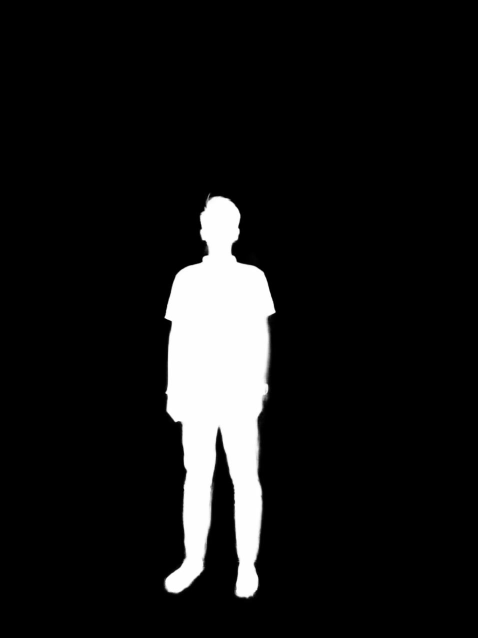
#> input picture backup/leg_shoulder_spine/addition_leg/test.jpg, 956 x 1276 px (shown at 1/2 size)
$ python calc_leg.py
#> lines starting #> are read from the running program, lines starting #| are printed output that depends on the picture; after the words box and inside, x2 and y2 are one past the last pixel; in counts of white or black regions, pixels touching at a corner belong together
import numpy as np
import cv2
import math


# -------------------- Hàm tính góc trái so với phương ngang --------------------
# [15 lines left out: functions get_angle, get_angle_cosine, not called in this run]


# -------------------- Load mask và tạo information dictionary --------------------
kpt_names = ['nose', 'neck',
                 'r_sho', 'r_elb', 'r_wri', 'l_sho', 'l_elb', 'l_wri',
                 'r_hip', 'r_knee', 'r_ank', 'l_hip', 'l_knee', 'l_ank',
                 'r_eye', 'l_eye',
                 'r_ear', 'l_ear']
img=cv2.imread("test.jpg")
#> img is the input picture: shape (1276, 956, 3); min 0, max 255, mean 22.4
img=np.where(img>100,255,0).astype(np.uint8)
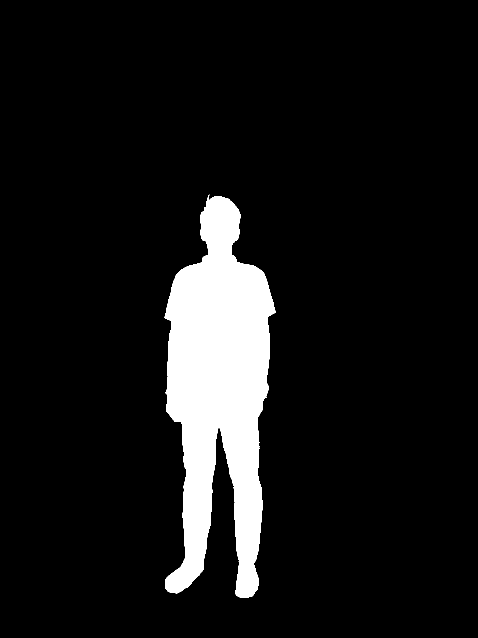
#> img: shape (1276, 956, 3) (shown at 1/2 size); 8.9% white; 2 white regions (1 under 20 px), largest, box (x1, y1, x2, y2) and area: (329, 389, 551, 1196) 108242
img_draw = img.copy()
keypoints=np.load("keypoint.npy")
#> (reads Human_Pose/keypoint.npy from the repository)
information={}
for name,point in zip(kpt_names,keypoints):
    information[name]=point.tolist()
    x,y=point.tolist()
    cv2.circle(img_draw,(x,y),3,(255,0,0),-1)
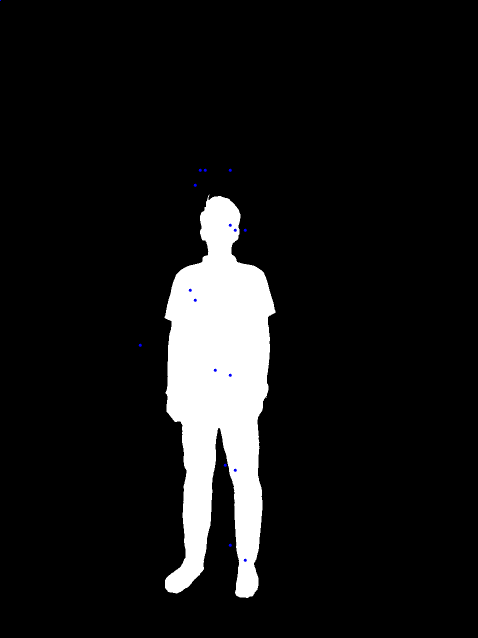
#> img_draw: shape (1276, 956, 3) (shown at 1/2 size); 0.04% of pixels changed, all inside (x1, y1, x2, y2) = (0, 0, 494, 1124)
#> after the loop, information = 18 items


# -------------------- Tìm điểm gót chân (Viết hàm tìm lại, tìm 2 gót chân) --------------------
# [63 lines left out: functions get_2_got_chan, tinh_goc_chan, not called in this run]


# -------------------- Khoảng cách 2 đầu gối --------------------
def distance_bet_2_knee_new(img, information):
    mask = img[:, :, 2]
    img_draw = img.copy()
    diem_ngoai_cung_r_knee = np.array((int(np.where(mask[information['r_knee'][1], information['r_knee'][0]:]==0)[0][0] + information['r_knee'][0]), information['r_knee'][1])) # Điểm ngoài cùng r_knee
#> diem_ngoai_cung_r_knee = [450, 930]
    diem_ngoai_cung_l_knee = np.array((int(np.where(mask[information['r_knee'][1], :information['l_knee'][0]]==0)[0][-1]), information['r_knee'][1])) # Điểm ngoài cùng l_knee
#> diem_ngoai_cung_l_knee = [455, 930]
    cv2.circle(img_draw,diem_ngoai_cung_r_knee,5,(0,0,255),-1)
#> img_draw: shape (1276, 956, 3); 0.01% of pixels changed, all inside (x1, y1, x2, y2) = (445, 925, 456, 936)
    cv2.circle(img_draw,diem_ngoai_cung_l_knee,5,(0,0,255),-1)
#> img_draw: shape (1276, 956, 3); mean B, G, R 22.6, 22.6, 22.6
    return np.linalg.norm(diem_ngoai_cung_l_knee - diem_ngoai_cung_r_knee)

print("distance_bet_2_knee_new", distance_bet_2_knee_new(img, information))
#| distance_bet_2_knee_new 5.0


# -------------------- Khoảng cách 2 mắt cá --------------------
def distance_bet_2_ank_new(img, information):
    mask = img[:, :, 2]
    img_draw = img.copy()
    diem_ngoai_cung_r_ank = np.array((int(np.where(mask[information['r_ank'][1], information['r_ank'][0]:]==0)[0][0] + information['r_ank'][0]), information['r_ank'][1])) # Điểm ngoài cùng r_ank
#> diem_ngoai_cung_r_ank = [460, 1090]
    diem_ngoai_cung_l_ank = np.array((int(np.where(mask[information['r_ank'][1], :information['l_ank'][0]]==0)[0][-1]), information['r_ank'][1])) # Điểm ngoài cùng l_ank
#> diem_ngoai_cung_l_ank = [472, 1090]
    cv2.circle(img_draw,diem_ngoai_cung_r_ank,5,(0,0,255),-1)
#> img_draw: shape (1276, 956, 3); 0.01% of pixels changed, all inside (x1, y1, x2, y2) = (455, 1085, 466, 1096)
    cv2.circle(img_draw,diem_ngoai_cung_l_ank,5,(0,0,255),-1)
#> img_draw: shape (1276, 956, 3); mean B, G, R 22.6, 22.6, 22.7
    return np.linalg.norm(diem_ngoai_cung_l_ank - diem_ngoai_cung_r_ank)

print("distance_bet_2_ank_new", distance_bet_2_ank_new(img, information))
#| distance_bet_2_ank_new 12.0


def tinh_khoang_cach_chan(img, information):
    return distance_bet_2_knee_new(img, information), distance_bet_2_ank_new(img, information)


# -------------------- Kẻ các trục --------------------
# [8 lines left out: function draw_axes_B, not called in this run]


def draw_axes_A(img_draw, point_got_chan, line_width=3):
    cv2.line(img_draw,point_got_chan,(point_got_chan[0]-100,point_got_chan[1]),(255,200,0),line_width)
    cv2.line(img_draw,point_got_chan,(point_got_chan[0],point_got_chan[1]-100),(255,200,0),line_width)


# -------------------- Save image --------------------
cv2.imwrite("leg.jpg",img_draw)
